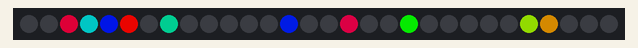
This sketch was run on a simulated Arduino Uno, built with avr-gcc and run on an emulated ATmega328P. Shown: 30 RGB LEDs in strip order, left to right. Dim RGB values are drawn brighter than linear; random numbers use the default seed unless the sketch sets one.

Above: at 0.1 s.
At 5.31 s:
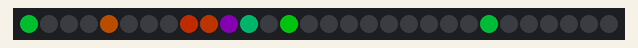
At 9.87 s:
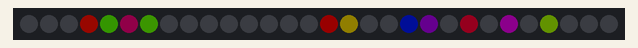
At 19.97 s:
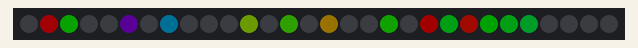
At 29.45 s:
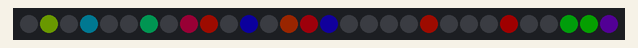
At 39.64 s:
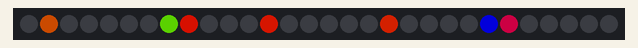

The sketch:

sketch_fastLeds_lamps_random.ino
```cpp
/*
  суть программы - светодиоды загораются в рандомное время до 15 штук и у каждого светодиода своя яркость и длительность горения.
*/


#include <FastLED.h>

#define LED_PIN 2
#define NUM_LEDS 30

CRGB leds[NUM_LEDS];

void setup() {
  FastLED.addLeds<WS2812B, LED_PIN, GRB>(leds, NUM_LEDS);
}

void loop() {
  // выбираем случайное количество светодиодов для включения
  int num_leds = random(7, 20);

  // инициализируем переменные для каждого светодиода
  int led_indices[num_leds];
  int led_durations[num_leds];
  int led_brightnesses[num_leds];
  CRGB led_colors[num_leds];

  // случайным образом выбираем индекс, длительность, яркость и цвет для каждого светодиода
  for (int i = 0; i < num_leds; i++) {
    led_indices[i] = random(NUM_LEDS);
    led_durations[i] = random(120, 180);
    led_brightnesses[i] = random(10, 220);
    led_colors[i] = CHSV(random(256), 255, 255);
  }

  // зажигаем каждый светодиод на выбранную длительность и яркость с выбранным цветом
  unsigned long start_time = millis();
  while (millis() - start_time < led_durations[num_leds - 1]) {
    for (int i = 0; i < num_leds; i++) {
      int time_elapsed = millis() - start_time;
      if (time_elapsed < led_durations[i]) {
        leds[led_indices[i]] = led_colors[i];
        FastLED.setBrightness(led_brightnesses[i]);
      }
    }
    FastLED.show();
  }

  // выключаем все светодиоды
  for (int i = 0; i < NUM_LEDS; i++) {
    leds[i] = CRGB::Black;
  }
  FastLED.show();
}
```
